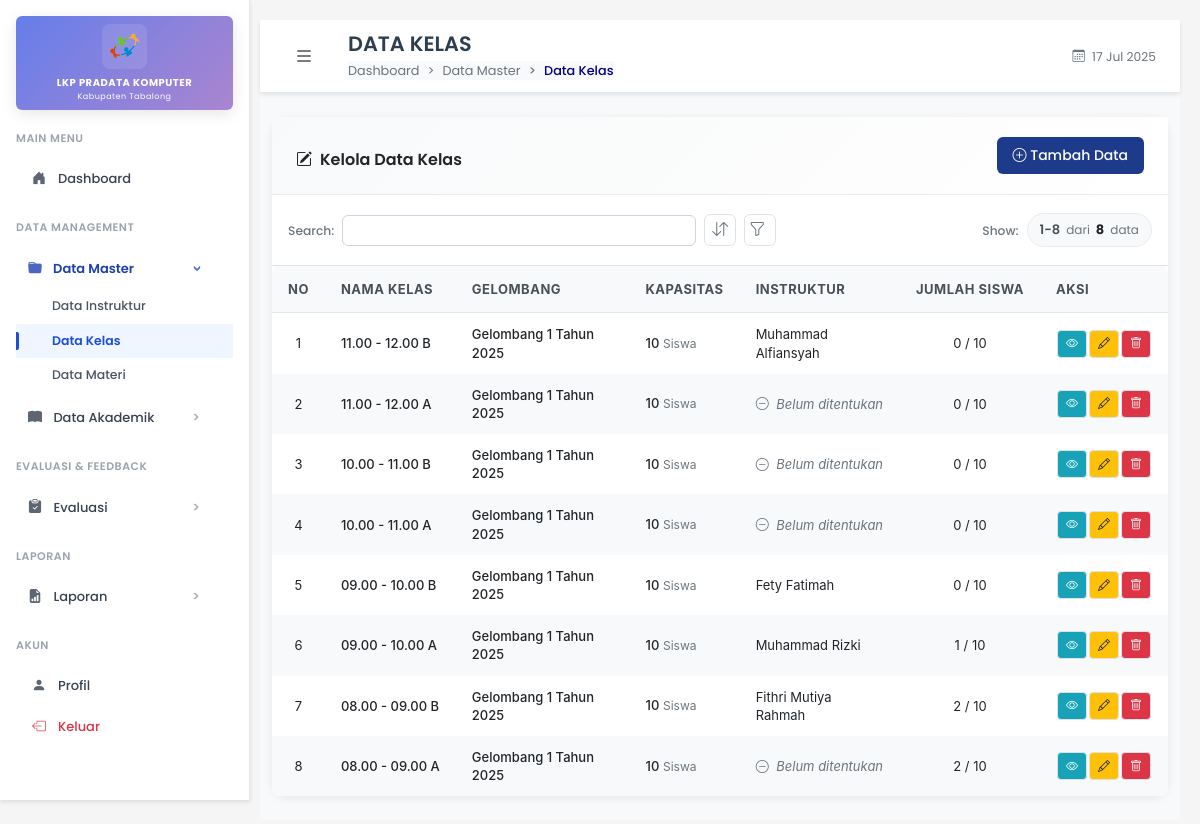
Page /pages/admin/kelas/index.php (signed in) on the earlier database version.
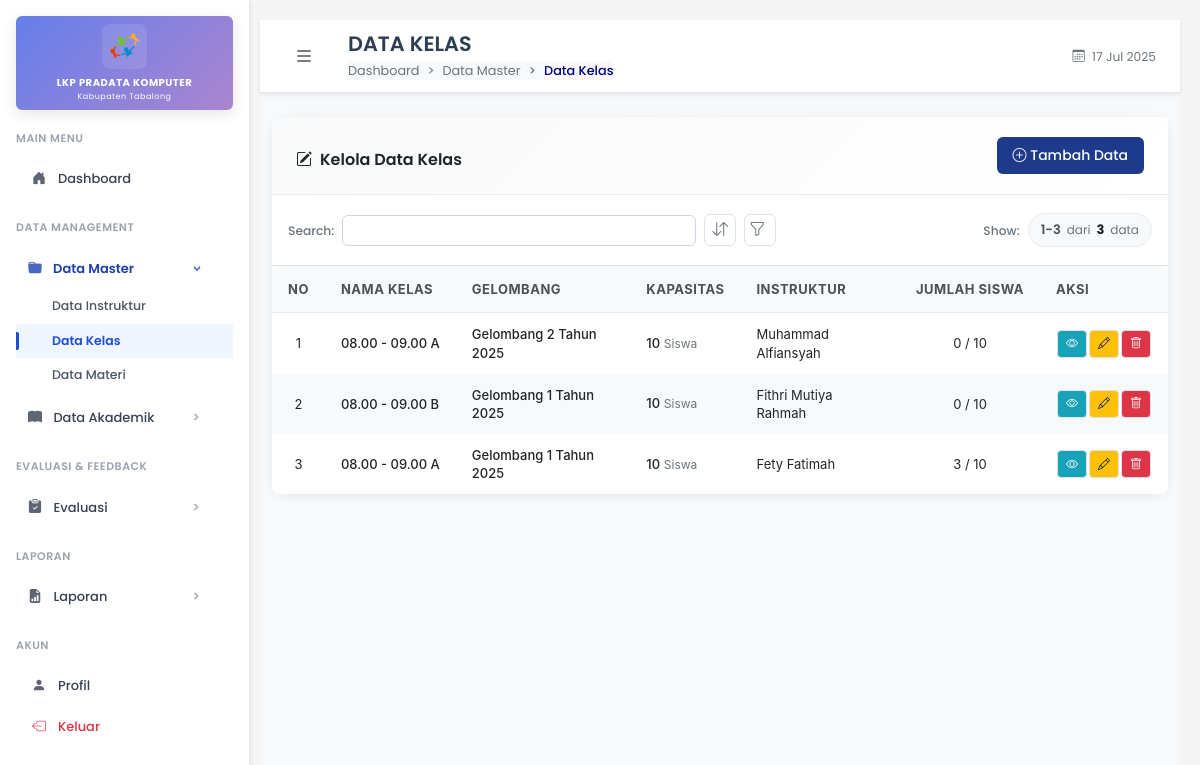
Same page on the later database version.
### tables this page shows
CREATE TABLE `kelas` (
  `id_kelas` int(11) NOT NULL,
  `nama_kelas` varchar(50) NOT NULL,
  `id_gelombang` int(11) NOT NULL,
  `kapasitas` int(11) DEFAULT NULL,
  `id_instruktur` int(11) DEFAULT NULL
);

CREATE TABLE `gelombang` (
  `id_gelombang` int(11) NOT NULL,
  `tahun` year(4) NOT NULL,
  `gelombang_ke` int(11) NOT NULL,
  `nama_gelombang` varchar(100) DEFAULT NULL,
  `status` enum('aktif','selesai','dibuka') DEFAULT 'dibuka'
);

CREATE TABLE `instruktur` (
  `id_instruktur` int(11) NOT NULL,
  `id_user` int(11) DEFAULT NULL,
  `nik` varchar(16) DEFAULT NULL,
  `nama` varchar(100) DEFAULT NULL,
  `jenis_kelamin` enum('Laki-Laki','Perempuan') DEFAULT NULL,
  `angkatan` varchar(100) DEFAULT NULL,
  `status_aktif` enum('aktif','nonaktif') DEFAULT 'aktif',
  `pas_foto` varchar(255) DEFAULT NULL,
  `email` varchar(100) DEFAULT NULL
);

### pages/admin/kelas/index.php (the view, shortened to what the changed rows need)
<?php
include '../../../includes/db.php';
$recordsPerPage = 20;
$currentPage = isset($_GET['page']) ? (int)$_GET['page'] : 1;
$currentPage = max(1, $currentPage);
$offset = ($currentPage - 1) * $recordsPerPage;
$countQuery = "SELECT COUNT(*) as total FROM kelas k
               LEFT JOIN gelombang g ON k.id_gelombang = g.id_gelombang
               LEFT JOIN instruktur i ON k.id_instruktur = i.id_instruktur";
$countResult = mysqli_query($conn, $countQuery);
$totalRecords = mysqli_fetch_assoc($countResult)['total'];
$query = "SELECT k.*, g.nama_gelombang, g.status as status_gelombang, i.nama as nama_instruktur,
          COUNT(s.id_siswa) as jumlah_siswa
          FROM kelas k
          LEFT JOIN gelombang g ON k.id_gelombang = g.id_gelombang
          LEFT JOIN instruktur i ON k.id_instruktur = i.id_instruktur
          LEFT JOIN siswa s ON k.id_kelas = s.id_kelas AND s.status_aktif = 'aktif'
          GROUP BY k.id_kelas, k.nama_kelas, k.kapasitas, k.id_gelombang, k.id_instruktur, g.nama_gelombang, g.status, i.nama
          ORDER BY k.id_kelas DESC
          LIMIT $recordsPerPage OFFSET $offset";
$result = mysqli_query($conn, $query);
?>
<!DOCTYPE html>
<html lang="id">
<head>
  <link rel="stylesheet" href="../../../assets/css/bootstrap.min.css" />
  <link rel="stylesheet" href="../../../assets/css/bootstrap-icons.css" />
  <link rel="stylesheet" href="../../../assets/css/fonts.css" />
  <link rel="stylesheet" href="../../../assets/css/styles.css" />
</head>
<body>
  <div class="d-flex">
    <div class="flex-fill main-content">
      <nav class="top-navbar">
        <div class="container-fluid px-3 px-md-4">
          <div class="d-flex align-items-center">
            <div class="d-flex align-items-center flex-grow-1">
              <div class="page-info">
                <h2 class="page-title mb-1">DATA KELAS</h2>
              </div>
            </div>
          </div>
        </div>
      </nav>
      <div class="container-fluid mt-4">
        <div class="card content-card">
          <div class="p-3 border-bottom">
            <div class="row align-items-center">
              <div class="col-12">
                <div class="d-flex flex-wrap align-items-center gap-2 controls-container">
                  <div class="ms-auto result-info d-flex align-items-center">
                    <div class="info-badge">
                      <span class="info-count"><?= (($currentPage - 1) * $recordsPerPage) + 1 ?>-<?= min($currentPage * $recordsPerPage, $totalRecords) ?></span>
                      <span class="info-separator">dari</span>
                      <span class="info-total"><?= number_format($totalRecords) ?></span>
                      <span class="info-label">data</span>
                    </div>
                  </div>
                </div>
              </div>
            </div>
          </div>
          <div class="table-responsive" style="overflow-x: auto; overflow-y: visible;">
            <table class="custom-table mb-0" id="kelasTable">
              <thead class="sticky-top">
                <tr>
                  <th>No</th>
                  <th>Nama Kelas</th>
                  <th>Gelombang</th>
                  <th>Kapasitas</th>
                  <th>Instruktur</th>
                  <th>Jumlah Siswa</th>
                  <th>Aksi</th>
                </tr>
              </thead>
              <tbody>
                <?php if ($result && mysqli_num_rows($result) > 0): ?>
                  <?php
                  $no = ($currentPage - 1) * $recordsPerPage + 1;
                  while ($kelas = mysqli_fetch_assoc($result)):
                  ?>
                    <?php
                    $jumlahSiswa = (int)$kelas['jumlah_siswa'];
                    $kapasitas = (int)$kelas['kapasitas'];
                    $isKelassPenuh = $kapasitas > 0 && $jumlahSiswa >= $kapasitas;
                    ?>
                    <tr>
                      <td class="text-center align-middle"><?= $no++ ?></td>
                      <td class="align-middle text-nowrap">
                        <div class="fw-medium"><?= htmlspecialchars($kelas['nama_kelas']) ?></div>
                      </td>
                      <td class="align-middle">
                        <div class="fw-medium"><?= htmlspecialchars($kelas['nama_gelombang'] ?? 'Belum Ditentukan') ?></div>
                      </td>
                      <td class="align-middle text-nowrap">
                        <span class="fw-medium"><?= $kapasitas ?></span>
                        <?php if($kapasitas > 0): ?>
                        <small class="text-muted">Siswa</small>
                        <?php endif; ?>
                      </td>
                      <td class="align-middle">
                        <?php if($kelas['nama_instruktur']): ?>
                          <span><?= htmlspecialchars($kelas['nama_instruktur']) ?></span>
                        <?php else: ?>
                          <span class="text-muted fst-italic">
                            <i class="bi bi-dash-circle me-1"></i>
                            Belum ditentukan
                          </span>
                        <?php endif; ?>
                      </td>
                      <td class="text-center align-middle">
                        <div class="siswa-info">
                          <div class="siswa-count <?= $isKelassPenuh ? 'siswa-penuh' : 'siswa-normal' ?>">
                            <span class="count-angka"><?= $jumlahSiswa ?></span>
                            <span class="count-separator">/</span>
                            <span class="count-total"><?= $kapasitas ?></span>
                          </div>
                        </div>
                      </td>
                      <td class="text-center align-middle">
                        <div class="btn-group btn-group-sm" role="group">
                          <a href="detail.php?id=<?= $kelas['id_kelas'] ?>"
                             class="btn btn-action btn-view btn-sm"
                             data-bs-toggle="tooltip"
                             title="Detail">
                            <i class="bi bi-eye"></i>
                          </a>
                          <a href="edit.php?id=<?= $kelas['id_kelas'] ?>"
                             class="btn btn-action btn-edit btn-sm"
                             data-bs-toggle="tooltip"
                             title="Edit">
                            <i class="bi bi-pencil"></i>
                          </a>
                          <button type="button"
                                  class="btn btn-action btn-delete btn-sm"
                                  data-bs-toggle="modal"
                                  data-bs-target="#modalHapus<?= $kelas['id_kelas'] ?>"
                                  title="Hapus">
                            <i class="bi bi-trash"></i>
                          </button>
                        </div>
                      </td>
                    </tr>
                  <?php endwhile; ?>
                <?php endif; ?>
              </tbody>
            </table>
          </div>
</body>
</html>

Differences in the rows shown:
removed kelas: nama_kelas "11.00 - 12.00 B", id_gelombang.nama_gelombang "Gelombang 1 Tahun 2025", kapasitas "10", shows "Siswa", id_instruktur.nama "Muhammad Alfiansyah", jumlahSiswa "0"
removed kelas: nama_kelas "11.00 - 12.00 A", id_gelombang.nama_gelombang "Gelombang 1 Tahun 2025", kapasitas "10", shows "Siswa", shows "Belum ditentukan", jumlahSiswa "0"
removed kelas: nama_kelas "10.00 - 11.00 B", id_gelombang.nama_gelombang "Gelombang 1 Tahun 2025", kapasitas "10", shows "Siswa", shows "Belum ditentukan", jumlahSiswa "0"
removed kelas: nama_kelas "10.00 - 11.00 A", id_gelombang.nama_gelombang "Gelombang 1 Tahun 2025", kapasitas "10", shows "Siswa", shows "Belum ditentukan", jumlahSiswa "0"
removed kelas: nama_kelas "09.00 - 10.00 B", id_gelombang.nama_gelombang "Gelombang 1 Tahun 2025", kapasitas "10", shows "Siswa", id_instruktur.nama "Fety Fatimah", jumlahSiswa "0"
removed kelas: nama_kelas "09.00 - 10.00 A", id_gelombang.nama_gelombang "Gelombang 1 Tahun 2025", kapasitas "10", shows "Siswa", id_instruktur.nama "Muhammad Rizki", jumlahSiswa "1"
added kelas: nama_kelas "08.00 - 09.00 A", id_gelombang.nama_gelombang "Gelombang 2 Tahun 2025", kapasitas "10", shows "Siswa", id_instruktur.nama "Muhammad Alfiansyah", jumlahSiswa "0"
computed for kelas "Fithri Mutiya Rahmah": jumlahSiswa "2" → "0"
changed kelas: id_instruktur.nama (not shown) → "Fety Fatimah"; jumlahSiswa "2" → "3"; no longer shows "Belum ditentukan"
Other differences:
min($currentPage * $recordsPerPage, $totalRecords): "8" → "3"
$totalRecords: "8" → "3"
